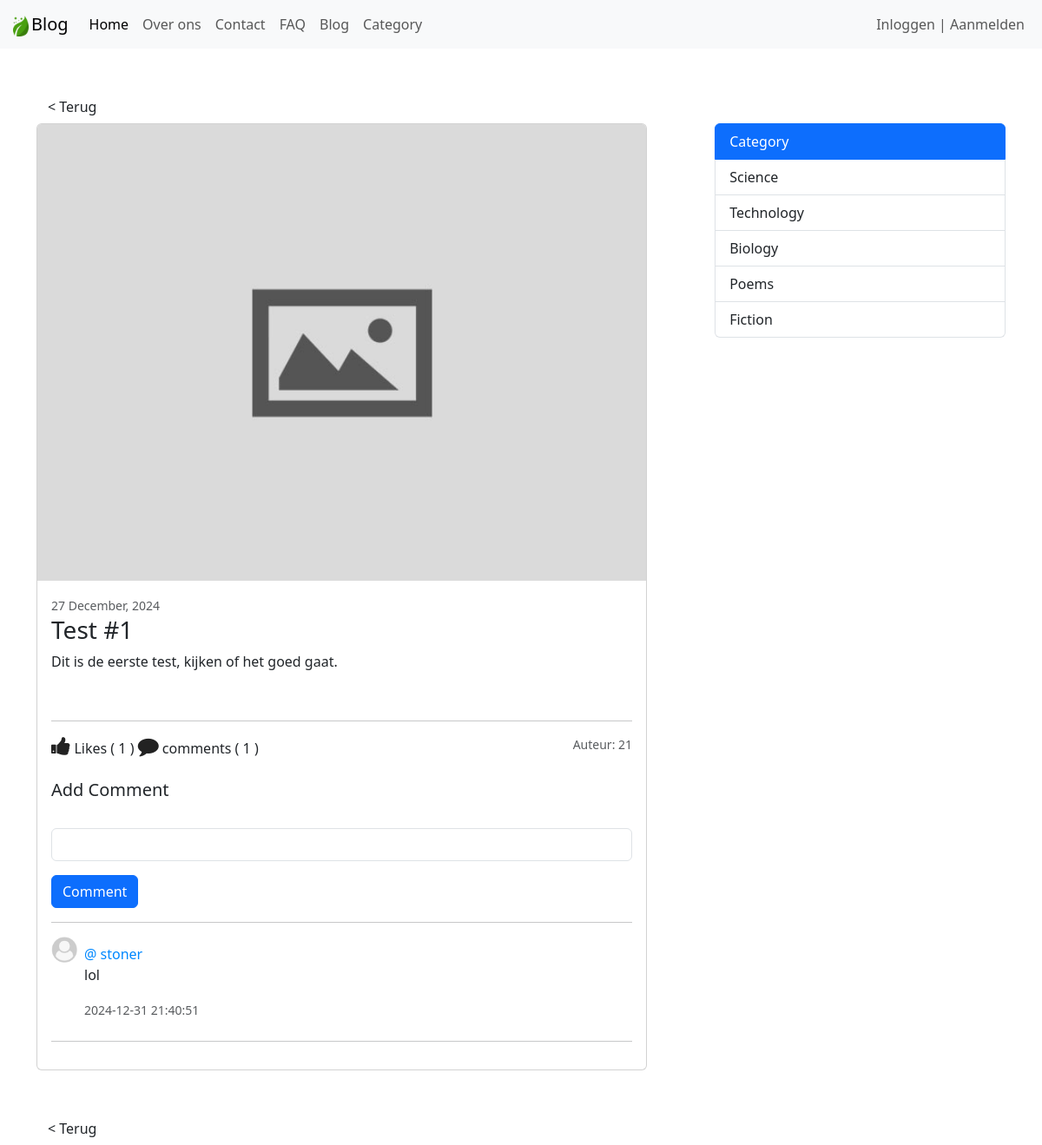
Page /blog-view.php?post_id=21 on the earlier database version.
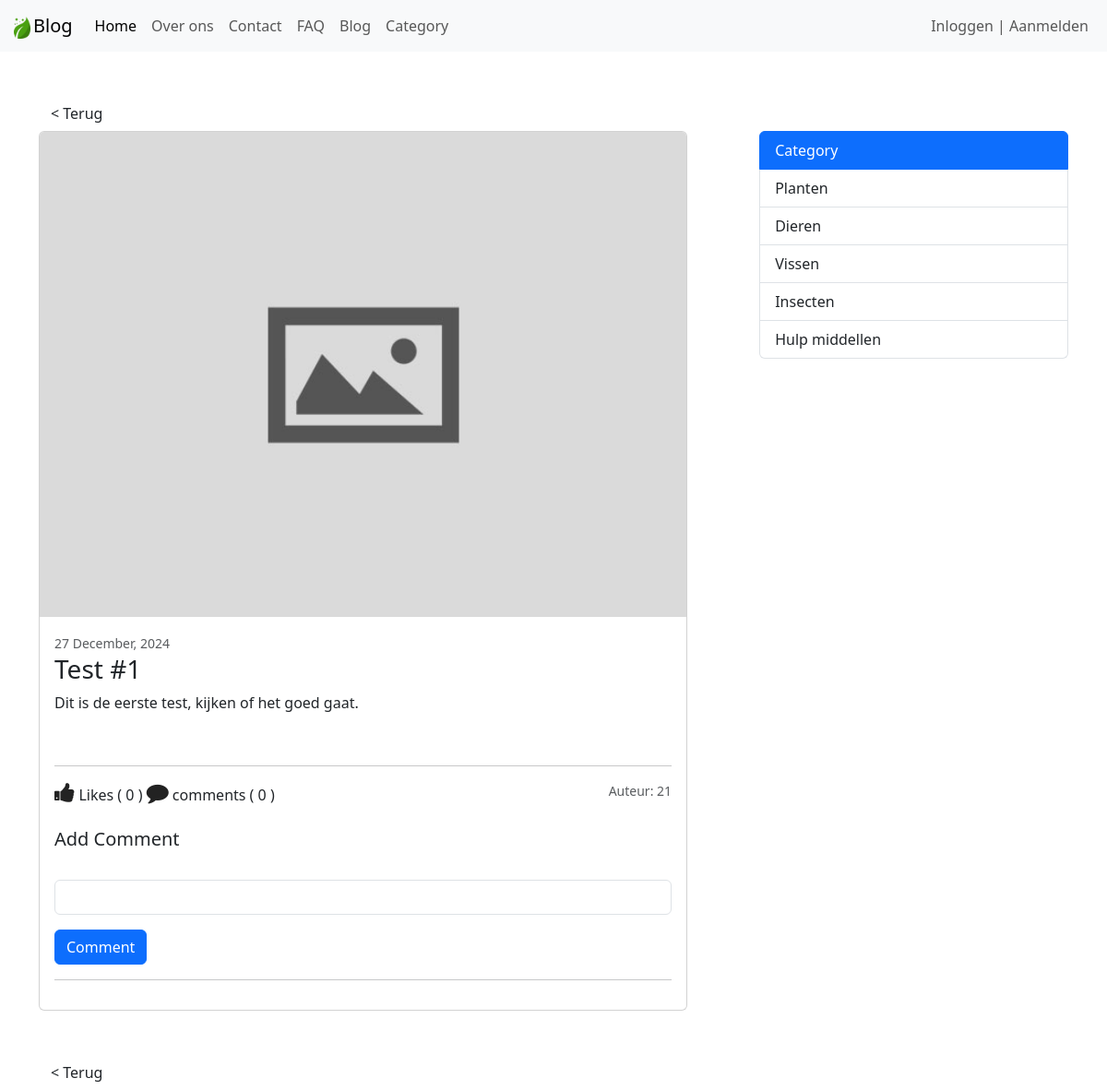
Same page on the later database version.
### tables this page shows
CREATE TABLE `post` (
  `post_id` int(11) NOT NULL,
  `post_title` varchar(127) NOT NULL,
  `post_text` text NOT NULL,
  `category` int(11) NOT NULL,
  `publish` int(2) NOT NULL DEFAULT 1,
  `cover_url` varchar(255) NOT NULL DEFAULT 'default.jpg',
  `crated_at` datetime NOT NULL DEFAULT current_timestamp()
);

CREATE TABLE `comment` (
  `comment_id` int(11) NOT NULL,
  `comment` varchar(255) NOT NULL,
  `user_id` int(11) NOT NULL,
  `post_id` int(11) NOT NULL,
  `crated_at` datetime NOT NULL DEFAULT current_timestamp()
);

CREATE TABLE `users` (
  `id` int(11) NOT NULL,
  `fname` varchar(255) NOT NULL,
  `username` varchar(255) NOT NULL,
  `password` varchar(255) NOT NULL
);

CREATE TABLE `category` (
  `id` int(11) NOT NULL,
  `category` varchar(127) NOT NULL
);

### admin/data/post.php (called while the page is built, shortened)
<?php
function getById($conn, $id) {
    $sql = "SELECT * FROM post WHERE post_id=? AND publish=1";
    $stmt = $conn->prepare($sql);
    $stmt->execute([$id]);
    if ($stmt->rowCount() >= 1) {
        $data = $stmt->fetch();
        return $data;
    } else {
        return 0;
    }
}
function get5Categories($conn) {
    $sql = "SELECT * FROM category LIMIT 5";
    $stmt = $conn->prepare($sql);
    $stmt->execute();
    if ($stmt->rowCount() >= 1) {
        $data = $stmt->fetchAll();
        return $data;
    } else {
        return 0;
    }
}
function getUserByID($conn, $id) {
    $sql = "SELECT id, fname, username FROM users WHERE id=?";
    $stmt = $conn->prepare($sql);
    $stmt->execute([$id]);
    if ($stmt->rowCount() >= 1) {
        $data = $stmt->fetch();
        return $data;
    } else {
        return 0;
    }
}

### admin/data/comment.php (called while the page is built, shortened)
<?php
function CountByPostID($conn, $id){
   $sql = "SELECT * FROM comment WHERE post_id=?";
   $stmt = $conn->prepare($sql);
   $stmt->execute([$id]);
   return $stmt->rowCount();
}
function likeCountByPostID($conn, $id){
   $sql = "SELECT * FROM post_like WHERE post_id=?";
   $stmt = $conn->prepare($sql);
   $stmt->execute([$id]);
   return $stmt->rowCount();
}
function getCommentsByPostID($conn, $id){
   $sql = "SELECT * FROM comment WHERE post_id=? ORDER BY comment_id desc";
   $stmt = $conn->prepare($sql);
   $stmt->execute([$id]);
   if($stmt->rowCount() >= 1){
      $data = $stmt->fetchAll();
      return $data;
   }else {
       return 0;
   }
}

### blog-view.php (the view, shortened to what this page needs)
<?php
$logged = false;
if (isset($_GET['post_id'])) {
        include_once("admin/data/post.php");
		include_once("admin/data/comment.php");
		include_once("db_conn.php");
        $id = $_GET['post_id'];
		$post = getById($conn, $id);
        $comments = getCommentsByPostID($conn, $id);
        $categories = get5Categories($conn);
?>
<!DOCTYPE html>
<html lang="en">
<head>
    <link rel="stylesheet" href="https://stackpath.bootstrapcdn.com/font-awesome/4.7.0/css/font-awesome.min.css">
    <link href="https://cdn.jsdelivr.net/npm/bootstrap@5.3.3/dist/css/bootstrap.min.css" rel="stylesheet">
    <link rel="stylesheet" href="css/style.css">
</head>
<body>
    <?php
        include 'inc/NavBar.php';
    ?>
    <div class="container mt-5">
    <a href="javascript:history.back()" class="btn terug-btn">< Terug</a>
        <section class="d-flex">
            <main class="main-blog">
                <div class="card main-blog-card mb-5">
                    <img src="upload/blog/<?=$post['cover_url']?>" class="card-img-top" alt="...">
                    <div class="card-body">
                    <small class="text-body-secondary"><?= date('j F, Y', strtotime($post['crated_at'])) ?></small>
                    <br>
                        <h3 class="card-title"><?=$post['post_title']?></h3>
                        <p class="card-text"><?=$post['post_text']?></p>
                        <br>
                    <hr>
                        <div class="d-flex justify-content-between">
                            <div class="react-btns">
                            <?php
                                $post_id = $post['post_id'];
                                if ($logged) {
                                    $liked = isLikedByUserID($conn, $post_id, $user_id);
                                if ($liked) {
                                ?>
                                <i class="fa fa-thumbs-up liked like-btn"
                                    post-id="<?=$post_id?>"
                                    liked="1"
                                    aria-hidden="true">
                                </i>
                                <?php }else { ?>
                                    <i class="fa fa-thumbs-up like like-btn"
                                        post-id="<?=$post_id?>"
                                        liked="0"
                                        aria-hidden="true">
                                    </i>
                                <?php } }else { ?>
                                <i class="fa fa-thumbs-up" aria-hidden="true"></i>
                                <?php } ?>
                                 Likes (
                                <span><?php
                                    echo likeCountByPostID($conn, $post['post_id']);
                                ?></span> )
                                <i class="fa fa-comment" aria-hidden="true">
                                </i> comments (
                                <?php
                                    echo CountByPostID($conn, $post['post_id']);
                                ?> )
                            </div>
                        <small class="text-body-secondary">Auteur: <?=$post['post_id']?></small>
                    </div>
                    <form action="php/comment.php"
                        method="post"
                        id="comments">
                        <h5 class="mt-4">Add Comment</h5><br>
                        <div class="mb-3">
                            <input type="text"
                                class="form-control"
                                name="comment">
                        </div>
                        <button type="submit" class="btn btn-primary">Comment</button>
		            </form> <hr>
                    <div>
                        <div class="comments">
                            <?php if($comments != 0){
                                foreach ($comments as $comment){
                                    $u = getUserByID($conn, $comment['user_id']);
                            ?>
                            <div class="comment d-flex">
                                <div>
                                    <img src="img/user-default.png" width="30" height="30">
                                </div>
                                <div class="p-2">
                                    <span>@ <?=$u['username'] ?></span>
                                    <p><?=$comment['comment']?></p>
                                    <small class="text-body-secondary"><?=$comment['crated_at']?></small>
                                </div>
                            </div><hr>
                            <?php }} ?>
                        </div>
                    </div>
                    </div>
                </div>
            </main>
            <aside class="aside-main">
                <div class="list-group category-aside">
                    <a href="#" class="list-group-item list-group-item-action active" aria-current="true">
                        Category
                    </a>
                    <?php foreach ($categories as $category) { ?>
                    <a href="category.php?category_id=<?=$category['id']?>" class="list-group-item list-group-item-action">
                        <?php echo $category['category']; ?>
                    </a>
                    <?php } ?>
                </div>
            </aside>
        </section>
        <a href="javascript:history.back()" class="btn terug-btn">< Terug</a>
    </div>
</body>
</html>
<?php }else {
	header("Location: blog.php");
	exit;
} ?>

### inc/NavBar.php (shortened to what this page needs)
<nav class="navbar navbar-expand-lg bg-body-tertiary">
    <div class="container-fluid">
        <a class="navbar-brand" href="index.php">
            <img src="img/leaf.png" alt="Logo" width="24" height="24">Blog
        </a>
            <div class="collapse navbar-collapse" id="navbarSupportedContent">
            <ul class="navbar-nav me-auto mb-2 mb-lg-0">
                <li class="nav-item">
                    <a class="nav-link active" aria-current="page" href="index.php">Home</a>
                </li>
                <li class="nav-item">
                    <a class="nav-link" href="about.php">Over ons</a>
                </li>
                <li class="nav-item">
                    <a class="nav-link" href="contact.php">Contact</a>
                </li>
                <li class="nav-item">
                    <a class="nav-link" href="faq.php">FAQ</a>
                </li>
                <li class="nav-item">
                    <a class="nav-link" href="blog.php">Blog</a>
                </li>
                <li class="nav-item">
                    <a class="nav-link" href="category.php">Category</a>
                </li>
            </ul>
            <ul class="d-flex navbar-nav">
                <?php if ($logged) { ?>
                <li class="nav-item dropdown">
                    <a class="nav-link dropdown-toggle"
                        href="profile.php"
                        role="button"
                        data-bs-toggle="dropdown"
                        aria-expanded="false">
                    <i class="fa fa-user" aria-hidden="true"></i>
                        <?=$_SESSION['username']?>
                    </a>
                    <ul class="dropdown-menu">
                        <li><a class="dropdown-item" href="profile.php">Profiel</a></li>
                        <li><a class="dropdown-item" href="logout.php">Uitloggen</a></li>
                    </ul>
                </li>
                <?php }else { ?>
                <li class="nav-item">
                    <a class="nav-link" href="login.php">Inloggen | Aanmelden</a>
                </li>
                <?php } ?>
            </ul>
        </div>
    </div>
</nav>

### css/style.css (style rules this page uses)
body { overflow-y: scroll; }
img { max-width: 100%; }
.main-blog-card { width: 90%; }
.category-aside { width: 100%; }
.main-blog { width: 70%; }
.aside-main { width: 30%; }
.react-btns i { font-size: 24px; color: #222; cursor: pointer; }
.comments .comment span { color: #0088FF; }

Differences in the rows shown:
removed comment: user.username "stoner", comment "lol", crated_at "2024-12-31 21:40:51"
no longer on this page (row edited): category: category "Fiction"
changed category: category "Science" → "Planten"
changed category: category "Technology" → "Dieren"
added category: category "Vissen"
changed category: category "Biology" → "Insecten"
changed category: category "Poems" → "Hulp middellen"
Other differences:
likeCountByPostID($conn, $post['post_id']): "1" → "0"
CountByPostID($conn, $post['post_id']): "1" → "0"
